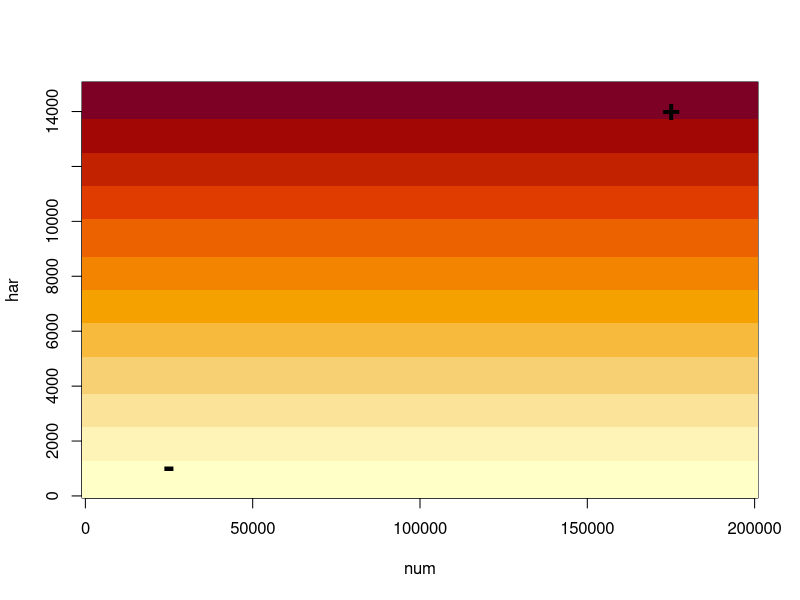
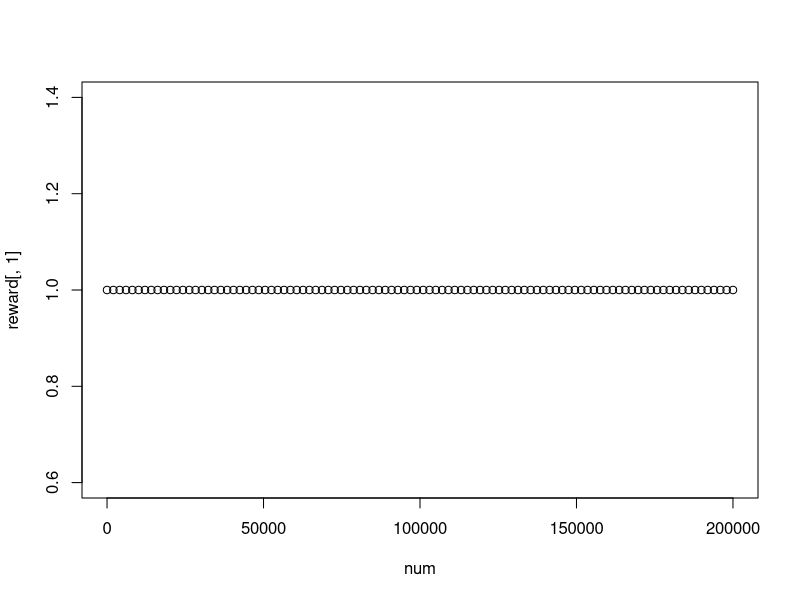
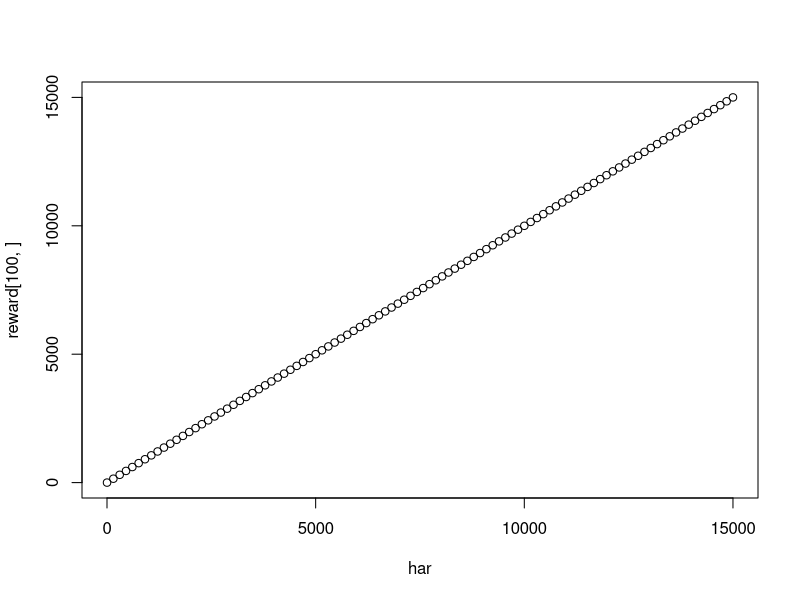

Generate these figures, in order, with R: (Note: this script raises an error after producing the figures.)
## ---- chunk 1
## Define important functions

HarvestPolicy <- function(n, plist = list()){
  hpol <- ifelse(n < plist[[1]], "Red", ifelse(n < plist[[2]],"Yellow","Green"))
  return(hpol)
}

ilogit <- function(x){exp(x)/(1+exp(x))}

utility <- function(n=NA, h=NA, par=list(npar=c(1,1), hpar=c(1,1)), weight=c(0.5, 0.5), fn=c("logistic", "linear")){
  if(fn[1]=="exp"){util.n <- 1 - exp(-par$npar[1]*n)}
  if(fn[2]=="exp"){util.h <- 1 - exp(-par$hpar[1]*h)}
  if(fn[1]=="logistic"){util.n <- plogis(q=n, par$npar[1], par$npar[2])}
  if(fn[2]=="logistic"){util.h <- plogis(q=h, par$hpar[1], par$hpar[2])}
  if(fn[1]=="linear"){util.n <- ifelse(n <= par$npar[1], n/par$npar[1], 1)}
  if(fn[2]=="linear"){util.h <- ifelse(h <= par$hpar[1], h/par$hpar[1], 1)}
  if(fn[1]=="msy"){util.n <- rep(0,length(h))}
  if(fn[2]=="msy"){util.h <- h}
  
  util <- matrix(c(util.n, util.h),length(h),2)%*%matrix(weight,2,1)
  return(util)
}
## ---- chunk 2
num=seq(1,2e5, length=100)
har=seq(1,1.5e4,length=100)
reward=matrix(NA, length(num), length(har))
for(i in 1:length(har)){
  reward[,i] = #utility(n=num, h=har[i], par=list(npar=c(10e4, 2e4), hpar=c(5e3, 1.5e3)))
    utility(n = num, h = har[i],
                                 par=list(npar=coef(fit2)[1:2]*1000, hpar=c(15000, 1)),
                                 weight=c(0,1), fn=c("msy","msy"))
}
image(reward, x=num, y=har)
text(x=175000, y=14000, labels="+", font = 2, cex = 2)
text(x=25000, y=1000, labels="-", font = 2, cex = 2)

plot(num, reward[,1])

plot(har, reward[100,])
## ---- chunk 3
posterior <- TRUE
filename <- "summer_theta_logistic_output.txt"
Reps <- 200   #1500 works well
T <- 100
a <- 0.0001   #functional response parameter for harvest, ensures that har --> 0 as N --> 0
d <- 0.99     #utility discounting, 1 - discount rate
if(posterior==FALSE){  #need to modify to match below at posterior == TRUE
#N0 <- rnorm(Reps, 155000, 25000)
#Rmax <- rlnorm(Reps, log(0.15), 0.1)
#CC <- runif(Reps, 155000, 250000)
#Theta <- 4*rbeta(Reps, 1, 1) + 1
#sigma.proc <- rnorm(Reps, 0.143, 0.02)  ##~ from Stehn and Fleischman
#cv.obs <- 0.1
}
if(posterior==TRUE){
  post <- dget(file=filename)
  dims <- dim(post$N.tot)
  spots <- sample(1:dims[1], Reps)
  N0 <- post$N.tot[spots,dims[2]]
  Rmax <- post$r.max[spots,1]
  CC <- post$CC[spots,1]
  Theta <- post$theta[spots,1]
  q <- post$q[spots,1]
  sigma.proc <- post$sigma.proc[spots,1]
  cv.obs <- rnorm(Reps, 0.07, 0.003)  #from lm(dat$SUM_TOT_SE~dat$SUM_TOT-1)
}
t.min <- 10000
t.max <- 50000
t.delta <- 1000

Har = list(Red = rlnorm(Reps, log(3000), 0.1), 
              Yellow = rlnorm(Reps, log(7000), 0.1), 
              Green = rlnorm(Reps, log(15000), 0.2))
## Question:  Is harvest modelled correctly?  for each policy should be a grand mean as above and then a year effect with smaller variance?
thresholds = seq(t.min, t.max, by=t.delta)
e.util = matrix(NA, nrow=length(thresholds), ncol=length(thresholds))

for(ii in 1:length(thresholds)){for(jj in ii:length(thresholds)){
  
#define harvest thresholds
H.pol = list(Red = thresholds[ii], Yellow = thresholds[jj])

Results = list(N=array(NA, dim=c(Reps,T)), 
               N.obs = array(NA, dim=c(Reps,T)), 
               HarPol = array(NA, dim=c(Reps,T)),
               Har = array(NA, dim=c(Reps,T)),
               Utility = array(NA, dim=c(Reps,T))
               )

for(i in 1:Reps){
  N <- N.obs<- numeric()
  N[1] <- N0[i]
  N.obs[1] <- 32550 #Sum_TOT from 2014 #rnorm(1,N[1], cv.obs*N[1])
  
  for(t in 2:(T+1)){
    HarPol <- HarvestPolicy(n = N.obs[t-1], plist=H.pol)
    Results$HarPol[i,t-1] <- HarPol
    Results$Har[i,t-1] <- (1-exp(-a*N[t-1]))*Har[[HarPol]][i]  #added functional response  
    E.N.pre <- N[t-1]*exp(Rmax[i]*(1 - (N[t-1]/CC[i])^Theta[i])) - Results$Har[i,t-1]  
    N[t] <- ifelse(E.N.pre <= 0,0,rlnorm(1,log(E.N.pre/CC[i]), sigma.proc[i])*CC[i])
    N.obs[t] <- ifelse(N[t]<=0,0,rnorm(1,N[t]*q[i], cv.obs[i]*N[t]*q[i]))
  }
  Results$N[i,] <- N[-1]
  Results$N.obs[i,] <- N.obs[-1]
  Results$Utility[i,] <- utility(n = Results$N[i,], h = Results$Har[i,],
                                 par=list(npar=coef(fit2)[1:2]*1000, hpar=c(15000, 1)),
                                 weight=c(0,1), fn=c("msy","msy"))
}
discount <- matrix(d^c(0:(T-1)), nrow=Reps, ncol=T, byrow=TRUE)
e.util[ii,jj] <- mean(apply(Results$Utility*discount,1,sum))
}}

smart.spot = which(e.util==max(e.util, na.rm=TRUE), arr.ind = TRUE)
harvest.rule=list(Red=thresholds[smart.spot[1]], Yellow=thresholds[smart.spot[2]])
harvest.rule
## ---- chunk 4
#Simulate dynamics at smart threshold
H.pol = harvest.rule
#H.pol = list(Red = 1e10, Yellow = 1e10)
#H.pol = list(Red = 0, Yellow = 0)

Results = list(N=array(NA, dim=c(Reps,T)), 
               N.obs = array(NA, dim=c(Reps,T)), 
               HarPol = array(NA, dim=c(Reps,T)),
               Har = array(NA, dim=c(Reps,T)),
               Utility = array(NA, dim=c(Reps,T))
               )
for(i in 1:Reps){
  N <- N.obs<- numeric()
  N[1] <- N0[i]
  N.obs[1] <- 32550 #Sum_TOT from 2014 #rnorm(1,N[1], cv.obs*N[1])
  
  for(t in 2:(T+1)){
    HarPol <- HarvestPolicy(n = N.obs[t-1], plist=H.pol)
    Results$HarPol[i,t-1] <- HarPol
    Results$Har[i,t-1] <- (1-exp(-a*N[t-1]))*Har[[HarPol]][i]  #added functional response  
    E.N.pre <- N[t-1]*exp(Rmax[i]*(1 - (N[t-1]/CC[i])^Theta[i])) - Results$Har[i,t-1]  
    N[t] <- ifelse(E.N.pre <= 0,0,rlnorm(1,log(E.N.pre/CC[i]), sigma.proc[i])*CC[i])
    N.obs[t] <- ifelse(N[t]<=0,0,rnorm(1,N[t]*q[i], cv.obs[i]*N[t]*q[i]))
  }
  Results$N[i,] <- N[-1]
  Results$N.obs[i,] <- N.obs[-1]
  Results$Utility[i,] <-  utility(n = Results$N[i,], h = Results$Har[i,],
                                 par=list(npar=coef(fit2)[1:2]*1000, hpar=c(15000, 1)),
                                 weight=c(0,1), fn=c("msy","msy"))
}


p.regs <- as.matrix(table(Results$HarPol)/(T*Reps))
regs <- matrix(0, 3, 1)
row.names(regs) <- c("Red","Yellow","Green")

#library(scales)
pdf("plot3.pdf")
n.plot = 100
plot(1,1, type="n",xlim=c(0, T), ylim=c(0, 1e5), xlab="Year", ylab="Obs. Population")
for(i in 1:min(100,Reps)){
  lines(1:T, Results$N.obs[i,], col=1)
}
abline(h=H.pol, col=c("Red", "Yellow"), lwd=3)
text(x=T*(1:dim(p.regs)[1])/10, y=9000, labels=row.names(p.regs))
text(x=T*(1:dim(p.regs)[1])/10, y=5000, labels=round(p.regs,2))

plot(1,1, type="n",xlim=c(0, T), ylim=c(0, 3e5), xlab="Year", ylab="True Population")
for(i in 1:min(100,Reps)){
  lines(1:T, Results$N[i,], col=1)
}
mtext(paste("Pr(extinction) = ",round(sum(Results$N[,100]<1)/Reps,2)), side=3, font=2, line=1)
#dev.off()

#pdf("plot3.2.pdf")
image(e.util, axes=FALSE, col=terrain.colors(10))
axis(1, at=seq(0,1, by=0.2), labels=round(seq(t.min, t.max, length=6),0))
axis(2, at=seq(0,1, by=0.2), labels=round(seq(t.min, t.max, length=6),0))
points(smart.spot[1,1]/length(thresholds), smart.spot[1,2]/length(thresholds), pch=16)
mtext("Closure Threshold (Red Zone)", 1, line=3, font=2)
mtext("Restriction Threshold (Yellow Zone)", 2, line=3, font=2)
mtext(paste("Expected Utility over ",T,"years, discount = ",1-d), 3, line=2, font=2)
#dev.off()

plot(1,1, type="n",xlim=c(0, T), ylim=c(0, 75000), xlab="Year", ylab="Population")
for(i in 1:min(10,Reps)){
  lines(1:T, Results$N[i,]*post$q[spots[i],1], col=1, lwd=2)
  lines(1:T, Results$N.obs[i,], col=2, lwd=2)
}

plot(1,1, type="n",xlim=c(0, T), ylim=c(0, 3e5), xlab="Year", ylab="Population")
for(i in 1:min(10,Reps)){
  lines(1:T, Results$N[i,], col=1, lwd=2)
  lines(1:T, Results$N.obs[i,]/post$q[spots[i],1], col=2, lwd=2)
}
dev.off()
